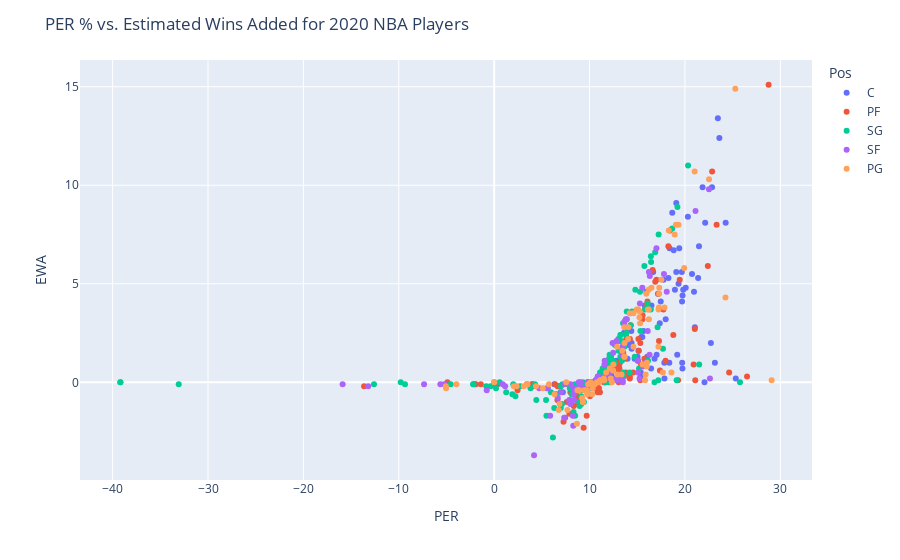

Write notebook code for a chart like this one.
### Code cell
figure = px.scatter(basketballData, x='PER', y = 'EWA', hover_data = ['Player'], color = 'Pos')
figure.update_layout(title_text = 'PER % vs. Estimated Wins Added for 2020 NBA Players')
figure.update_xaxes(tick0=0)
figure.show()

### Figure 1 — Plotly figure (JSON) as saved in the notebook; plotly's stock layout.template omitted (floating-point values rounded to 4 significant figures; data arrays with more than 128 entries replaced by an {"elided": "..."} marker saying what was removed)
{"data": [{"customdata": [["Steven Adams"], ["LaMarcus Aldridge"], ["Jarrett Allen"], ["Deandre Ayton"], ["Mo Bamba"], ["Aron Baynes"], ["Khem Birch"], ["Goga Bitadze"], ["Bismack Biyombo"], ["Marques Bolden"], ["Tony Bradley"], ["Moses Brown"], ["Thomas Bryant"], ["Clint Capela"], ["Wendell Carter Jr."], ["Willie Cauley-Stein"], ["Tyson Chandler"], ["Ed Davis"], ["Dewayne Dedmon"], ["Cheick Diallo"], ["Gorgui Dieng"], ["Andre Drummond"], ["Joel Embiid"], ["Tacko Fall"], ["Derrick Favors"], ["Bruno Fernando"], ["Daniel Gafford"], ["Marc Gasol"], ["Taj Gibson"], ["Rudy Gobert"], ["Montrezl Harrell"], ["Isaiah Hartenstein"], ["Jaxson Hayes"], ["Dewan Hernandez"], ["Willy Hernangómez"], ["Richaun Holmes"], ["Al Horford"], ["Dwight Howard"], ["Serge Ibaka"], ["Jaren Jackson Jr."], ["Nikola Jokić"], ["Damian Jones"], ["DeAndre Jordan"], ["Mfiondu Kabengele"], ["Frank Kaminsky"], ["Enes Kanter"], ["Maxi Kleber"], ["Luke Kornet"], ["Skal Labissière"], ["Alex Len"], ["Meyers Leonard"], ["Kevon Looney"], ["Brook Lopez"], ["Robin Lopez"], ["Ian Mahinmi"], ["Thon Maker"], ["Boban Marjanović"], ["JaVale McGee"], ["Nicolò Melli"], ["Mike Muscala"], ["Larry Nance Jr."], ["Nerlens Noel"], ["Kyle O'Quinn"], ["Jahlil Okafor"], ["Kelly Olynyk"], ["Anžejs Pasečņiks"], ["Justin Patton"], ["Norvel Pelle"], ["Mason Plumlee"], ["Jakob Poeltl"], ["Vincent Poirier"], ["Bobby Portis"], ["Dwight Powell"], ["Naz Reid"], ["Mitchell Robinson"], ["Domantas Sabonis"], ["Daniel Theis"], ["Tristan Thompson"], ["Karl-Anthony Towns"], ["Myles Turner"], ["Jonas Valančiūnas"], ["Nikola Vučević"], ["Moritz Wagner"], ["Hassan Whiteside"], ["Johnathan Williams"], ["Robert Williams"], ["Cody Zeller"], ["Ante Žižić"], ["Ivica Zubac"]], "hovertemplate": "Pos=C<br>PER=%{x}<br>EWA=%{y}<br>Player=%{customdata[0]}<extra></extra>", "legendgroup": "C", "marker": {"color": "#636efa", "symbol": "circle"}, "mode": "markers", "name": "C", "showlegend": true, "type": "scatter", "x": [19.4, 18.39, 18.82, 21.38, 17.98, 15.53, 8.68, 11.31, 13.48, 22.05, 21.04, 4.04, 19.7, 21.47, 13.23, 23.14, 10.74, 7.2, 12.54, 16.05, 16.45, 19.71, 19.09, 25.33, 20.74, 12.19, 15.03, 12.82, 15.65, 18.67, 20.31, 17.84, 15.43, -2, 16.81, 18.95, 16.67, 17.46, 18.27, 15.79, 23.45, 14.41, 19.67, 17.85, 13.98, 20.95, 13.61, 12.86, 14.72, 19.74, 12.17, 9.63, 13.93, 12.12, 12.38, 10.87, 22.72, 20.08, 12.79, 12.26, 17.75, 19.82, 18.36, 17.03, 14.08, 9.9, 6.3, 10.9, 17.36, 19.75, 11.86, 14.38, 14.41, 15.08, 22.12, 19.09, 17.18, 15.96, 24.27, 13.64, 22.84, 21.85, 15.13, 23.61, 15.36, 19.19, 16.49, 15.37, 19.33], "xaxis": "x", "y": [6.8, 6.8, 6.7, 5.3, 3.2, 2.3, -0.7, 0.1, 1.5, 0, 2.8, -0.1, 4.1, 6.9, 1.6, 1, 0, -0.5, 0.2, 1.3, 0.7, 1, 5.6, 0.2, 5.5, 0.6, 1.3, 1.1, 2.6, 8.6, 8.4, 1, 2.3, -0.1, 1.2, 4.7, 5.6, 4.1, 5.3, 3.9, 13.4, 1.7, 5.6, 0.2, 1.2, 4.6, 2.5, 0.6, 1.2, 0.7, 0.8, -0.1, 2.7, 0.7, 0.7, 0.1, 2, 4.8, 1, 0.4, 5.2, 4.7, 1, 1.4, 1.9, -0.1, -0.1, 0, 3, 4.4, 0.1, 2.6, 2, 1.1, 8.1, 9.1, 4.5, 4.6, 8.1, 2.5, 9.9, 9.9, 1.6, 12.4, 0.3, 1.4, 3.9, 0.5, 5], "yaxis": "y"}, {"customdata": [["Bam Adebayo"], ["Al-Farouq Aminu"], ["Kyle Anderson"], ["Ryan Anderson"], ["Giannis Antetokounmpo"], ["Kostas Antetokounmpo"], ["Carmelo Anthony"], ["Marvin Bagley III"], ["Harrison Barnes"], ["Darius Bazley"], ["Jordan Bell"], ["Dāvis Bertāns"], ["Nemanja Bjelica"], ["Jonah Bolden"], ["Chris Boucher"], ["Jarrell Brantley"], ["Marquese Chriss"], ["Gary Clark"], ["Brandon Clarke"], ["Nicolas Claxton"], ["John Collins"], ["Zach Collins"], ["Tyler Cook"], ["Robert Covington"], ["Anthony Davis"], ["Henry Ellenson"], ["Drew Eubanks"], ["Cristiano Felício"], ["Dorian Finney-Smith"], ["Wenyen Gabriel"], ["Danilo Gallinari"], ["Rudy Gay"], ["Harry Giles"], ["Aaron Gordon"], ["Jerami Grant"], ["Draymond Green"], ["JaMychal Green"], ["Jeff Green"], ["Blake Griffin"], ["Rui Hachimura"], ["Donta Hall"], ["Tobias Harris"], ["Udonis Haslem"], ["John Henson"], ["Juan Hernangómez"], ["Kevin Hervey"], ["Mario Hezonja"], ["Ersan İlyasova"], ["Brandon Ingram"], ["Justin Jackson"], ["Amile Jefferson"], ["Cameron Johnson"], ["James Johnson"], ["Stanley Johnson"], ["Rodions Kurucs"], ["Kyle Kuzma"], ["Jake Layman"], ["T.J. Leaf"], ["Nassir Little"], ["Kevin Love"], ["Trey Lyles"], ["Lauri Markkanen"], ["Jalen McDaniels"], ["Doug McDermott"], ["Chimezie Metu"], ["Eric Mika"], ["Paul Millsap"], ["Juwan Morgan"], ["Marcus Morris"], ["Markieff Morris"], ["Johnathan Motley"], ["Georges Niang"], ["Royce O'Neale"], ["Semi Ojeleye"], ["Tariq Owens"], ["Jabari Parker"], ["Eric Paschall"], ["Patrick Patterson"], ["Michael Porter Jr."], ["Kristaps Porziņģis"], ["Julius Randle"], ["Luka Šamanić"], ["Dario Šarić"], ["Mike Scott"], ["Thabo Sefolosha"], ["Pascal Siakam"], ["Chris Silva"], ["Alen Smailagić"], ["Omari Spellman"], ["Caleb Swanigan"], ["Jayson Tatum"], ["Anthony Tolliver"], ["P.J. Tucker"], ["Jarred Vanderbilt"], ["Noah Vonleh"], ["Dean Wade"], ["P.J. Washington"], ["Grant Williams"], ["Kenrich Williams"], ["Marvin Williams"], ["Zion Williamson"], ["D.J. Wilson"], ["Christian Wood"], ["Thaddeus Young"]], "hovertemplate": "Pos=PF<br>PER=%{x}<br>EWA=%{y}<br>Player=%{customdata[0]}<extra></extra>", "legendgroup": "PF", "marker": {"color": "#EF553B", "symbol": "circle"}, "mode": "markers", "name": "PF", "showlegend": true, "type": "scatter", "x": [18.42, 6.63, 13.69, 13.05, 28.77, 9.88, 10.85, 14.57, 11.09, 7.89, 10.7, 15.54, 16.07, 6.39, 17.28, 3.42, 17.74, 9.43, 22.4, 14.21, 23.32, 6.8, 19.28, 15.39, 22.85, 0.37, 14.22, 11.66, 12.03, 8.99, 15.56, 13.36, 15.75, 13.86, 12.59, 12.66, 11.54, 20.91, 7.61, 13.18, 4.08, 16.61, -1.4, 17.38, 13.8, -13.64, 8.34, 15.16, 16.89, 10.05, 6.86, 13.08, 17.97, 2.45, 8.69, 10.82, 10.26, 14.16, 8.61, 15.9, 13.44, 12.82, 9.9, 15.12, 24.63, 10.46, 15.32, 10, 8.31, 9.93, 26.51, 13.05, 9.7, 7.44, 3.93, 0.06, 12.77, 11.86, 18.78, 17.21, 14.32, -1.94, 13.53, 10.99, 10.79, 17.02, 13.59, 11.56, 13.13, 7.99, 18.26, 6.65, 9.38, -4.9, 21.08, 15.32, 11.94, 7.27, 8.76, 10.78, 21.03, 9.88, 19.45, 14.23], "xaxis": "x", "y": [7.7, -0.9, 1.2, 0, 15.1, 0, -0.5, 0.5, -0.5, -1.6, 0, 3.2, 4.1, -0.1, 2.1, -0.1, 3.7, -0.2, 5.9, 0.3, 8, -0.2, 0.1, 0.9, 10.7, -0.1, 0.2, 0, 0.5, -0.2, 3.4, 1.2, 1.2, 2.2, 0.9, 0.7, 0, 0.9, -1, 1, -0.2, 5.7, -0.1, 0.6, 0.5, -0.2, -1.2, 1.6, 5.1, -0.7, -0.2, 0.8, 1.1, -0.4, -0.7, -0.4, -0.3, 0.3, -0.8, 3.9, 1.2, 1, -0.2, 2.2, 0.5, 0, 2, -0.1, -0.5, -0.1, 0.3, 0.6, -1.7, -1.8, -0.1, -0.1, 1, 0.1, 2.4, 4.5, 2.9, -0.1, 1.5, -0.3, -0.2, 5.2, 0.3, 0, 0.7, -0.5, 6.9, -0.2, -2.3, 0, 0.1, 0.1, 0.4, -2, -1.1, -0.1, 2.7, -0.2, 5.2, 2.2], "yaxis": "y"}, {"customdata": {"elided": "138x1 str values"}, "hovertemplate": "Pos=SG<br>PER=%{x}<br>EWA=%{y}<br>Player=%{customdata[0]}<extra></extra>", "legendgroup": "SG", "marker": {"color": "#00cc96", "symbol": "circle"}, "mode": "markers", "name": "SG", "showlegend": true, "type": "scatter", "x": {"elided": "138 float values"}, "xaxis": "x", "y": {"elided": "138 float values"}, "yaxis": "y"}, {"customdata": [["Justin Anderson"], ["Thanasis Antetokounmpo"], ["OG Anunoby"], ["Trevor Ariza"], ["Will Barton"], ["Keita Bates-Diop"], ["Nicolas Batum"], ["Dragan Bender"], ["Bojan Bogdanović"], ["Isaac Bonga"], ["Ignas Brazdeikis"], ["Mikal Bridges"], ["Miles Bridges"], ["Oshae Brissett"], ["Jaylen Brown"], ["Sterling Brown"], ["Jimmy Butler"], ["Bruno Caboclo"], ["Vlatko Čančar"], ["DeMarre Carroll"], ["Vince Carter"], ["Wilson Chandler"], ["Zylan Cheatham"], ["Torrey Craig"], ["Jae Crowder"], ["DeMar DeRozan"], ["Hamidou Diallo"], ["Sekou Doumbouya"], ["Jared Dudley"], ["James Ennis"], ["Terrance Ferguson"], ["Paul George"], ["Javonte Green"], ["Maurice Harkless"], ["Joe Harris"], ["Shaquille Harrison"], ["Josh Hart"], ["Gordon Hayward"], ["Solomon Hill"], ["Jaylen Hoard"], ["Rondae Hollis-Jefferson"], ["Rodney Hood"], ["Danuel House"], ["De'Andre Hunter"], ["Chandler Hutchison"], ["Joe Ingles"], ["Jonathan Isaac"], ["Wesley Iwundu"], ["Alize Johnson"], ["B.J. Johnson"], ["Keldon Johnson"], ["Derrick Jones Jr."], ["Stanton Kidd"], ["Michael Kidd-Gilchrist"], ["Louis King"], ["Kevin Knox"], ["Kyle Korver"], ["Vic Law"], ["Kawhi Leonard"], ["Caleb Martin"], ["Cody Martin"], ["Kelan Martin"], ["Patrick McCaw"], ["Alfonzo McKinnie"], ["Khris Middleton"], ["Malcolm Miller"], ["Džanan Musa"], ["Sviatoslav Mykhailiuk"], ["Abdel Nader"], ["David Nwaba"], ["KZ Okpala"], ["Cedi Osman"], ["Kelly Oubre Jr."], ["Chandler Parsons"], ["Kevin Porter Jr."], ["Otto Porter"], ["Cam Reddish"], ["Duncan Robinson"], ["Glenn Robinson III"], ["Isaiah Roby"], ["JaKarr Sampson"], ["Admiral Schofield"], ["Tony Snell"], ["Juan Toscano-Anderson"], ["Jarrod Uthoff"], ["Denzel Valentine"], ["Taurean Prince"], ["T.J. Warren"], ["Paul Watson"], ["Justise Winslow"]], "hovertemplate": "Pos=SF<br>PER=%{x}<br>EWA=%{y}<br>Player=%{customdata[0]}<extra></extra>", "legendgroup": "SF", "marker": {"color": "#ab63fa", "symbol": "circle"}, "mode": "markers", "name": "SF", "showlegend": true, "type": "scatter", "x": [-5.64, 13.46, 13.91, 11.67, 15.53, 9.79, 9.39, 12.81, 12.41, 10.02, 1.15, 12.83, 11.58, 5.51, 15.28, 9.96, 16.32, 22.62, 8.87, 9.89, 8.37, 7.95, 0.9, 10.66, 15.85, 17.01, 7.88, 5.87, 8.38, 8.32, 4.18, 18.09, 11.26, 8.99, 13.68, 16.29, 12.48, 17.8, 4.72, 12.83, 13.42, 12.13, 11.56, 8.29, 10.49, 12.59, 16.1, 7.9, 9.04, 2.17, 15.25, 13.43, -13.21, -0.78, 8.03, 7.34, 12.27, -15.89, 22.52, 10.9, 9.73, 8.77, 7.99, 8.34, 21.11, 5.63, 6.67, 10.9, 9.67, 13.07, 13.49, 10.85, 13.61, 7.41, 9.77, 15.59, 8.24, 13.8, 15.08, -7.35, 11.83, 7.02, 10.2, 10.8, -5.24, 15.05, 9.87, 16.22, 9.83, 8.37], "xaxis": "x", "y": [-0.1, 0.1, 3.2, 0.4, 4.8, 0, -0.3, 0.2, 2, -0.2, -0.2, 2.1, 1.1, -0.3, 4, -0.2, 5.4, 0.2, 0, 0, -0.9, -0.9, -0.1, 0.1, 1, 6.8, -0.9, -1.7, -0.3, -0.3, -3.7, 4.6, 0.2, -0.2, 3.1, 1.4, 1.5, 5.5, -0.3, 0.1, 1.4, 0.5, 0.9, -2.2, 0, 2, 2.6, -1, 0, -0.2, 0.2, 1.8, -0.2, -0.4, -0.1, -1.8, 0.7, -0.1, 9.8, 0.1, -0.3, -0.4, -1.1, -0.6, 8.7, -0.3, -0.8, 0.3, -0.3, 0.3, 0, 0.3, 3, -0.1, -0.4, 0.8, -1.7, 3.2, 0.5, -0.1, 0.2, -0.5, -0.2, 0, -0.1, 1.1, -0.6, 5.6, 0, -0.4], "yaxis": "y"}, {"customdata": [["Ryan Arcidiacono"], ["D.J. Augustin"], ["Lonzo Ball"], ["J.J. Barea"], ["Patrick Beverley"], ["Eric Bledsoe"], ["Jordan Bone"], ["Ky Bowman"], ["Malcolm Brogdon"], ["Jalen Brunson"], ["Trey Burke"], ["Jevon Carter"], ["Alex Caruso"], ["Joe Chealey"], ["Chris Chiozza"], ["Mike Conley"], ["Quinn Cook"], ["Stephen Curry"], ["Matthew Dellavedova"], ["Luka Dončić"], ["PJ Dozier"], ["Goran Dragić"], ["Kris Dunn"], ["Yogi Ferrell"], ["De'Aaron Fox"], ["Tim Frazier"], ["Markelle Fultz"], ["Darius Garland"], ["Brandon Goodwin"], ["Devonte' Graham"], ["Josh Gray"], ["Jared Harper"], ["George Hill"], ["Aaron Holiday"], ["Kyrie Irving"], ["Frank Jackson"], ["Reggie Jackson"], ["LeBron James"], ["Ty Jerome"], ["Tyus Jones"], ["Cory Joseph"], ["Brandon Knight"], ["Jalen Lecque"], ["Damian Lillard"], ["Kyle Lowry"], ["Josh Magette"], ["Jeremiah Martin"], ["Frank Mason III"], ["T.J. McConnell"], ["Jordan McLaughlin"], ["De'Anthony Melton"], ["Patty Mills"], ["Ja Morant"], ["Monte Morris"], ["Emmanuel Mudiay"], ["Dejounte Murray"], ["Jamal Murray"], ["Shabazz Napier"], ["Raul Neto"], ["Frank Ntilikina"], ["Elie Okobo"], ["Jeremy Pargo"], ["Chris Paul"], ["Elfrid Payton"], ["Gary Payton II"], ["Shamorie Ponds"], ["Chasson Randle"], ["Justin Robinson"], ["Rajon Rondo"], ["Derrick Rose"], ["Terry Rozier"], ["Ricky Rubio"], ["D'Angelo Russell"], ["Tomáš Satoranský"], ["Dennis Schröder"], ["Ben Simmons"], ["Dennis Smith Jr."], ["Ish Smith"], ["Edmond Sumner"], ["Jeff Teague"], ["Isaiah Thomas"], ["Allonzo Trier"], ["Evan Turner"], ["Fred VanVleet"], ["Gabe Vincent"], ["Kemba Walker"], ["Derrick Walton"], ["Brad Wanamaker"], ["Tremont Waters"], ["Russell Westbrook"], ["Nigel Williams-Goss"], ["Justin Wright-Foreman"], ["Trae Young"]], "hovertemplate": "Pos=PG<br>PER=%{x}<br>EWA=%{y}<br>Player=%{customdata[0]}<extra></extra>", "legendgroup": "PG", "marker": {"color": "#FFA15A", "symbol": "circle"}, "mode": "markers", "name": "PG", "showlegend": true, "type": "scatter", "x": [9.22, 11.11, 15.95, 15.56, 13.43, 17.31, 2.35, 9.75, 16.12, 14.6, 15.99, 11.16, 10.33, -5.04, 18.59, 12.12, 12.22, 17.68, 7.68, 22.53, 9.85, 13.67, 12.5, 9.45, 16.21, 8.92, 14.08, 8.68, 11.55, 14.21, -5.07, -3.96, 17.85, 11.74, 24.25, 6.77, 15.88, 25.28, 8.73, 17.27, 10.27, 10.77, 3.45, 21.02, 14.95, 5.74, 7.56, 4.39, 17.23, 17.22, 13.68, 14.05, 16.49, 15.3, 12.47, 17.29, 16.2, 13.35, 11.43, 9.3, 9.73, 15.82, 19.06, 16.22, 12.91, 29.09, 2.06, 10.09, 13.65, 19.92, 13.64, 15.09, 16.02, 12.89, 14.61, 19.32, 6.86, 15.23, 10.39, 10.56, 11.49, 11.02, 6.33, 15.26, 3.11, 17.53, 12.34, 9.3, 5.09, 18.92, 3.49, 0, 18.31], "xaxis": "x", "y": [-0.8, 0.1, 4.5, 0.9, 1.6, 4.8, -0.2, -0.6, 3.7, 1.8, 0.8, 0.1, -0.3, -0.3, 0.5, 0.7, 0.2, 0.5, -1.4, 10.3, -0.1, 2, 0.9, -0.4, 3.7, -0.4, 2.8, -2.1, 0.1, 3.5, -0.2, -0.1, 3.8, 0.5, 4.3, -1.4, 0.4, 14.9, -0.4, 3.8, -0.6, 0, -0.1, 10.7, 3.7, -0.1, 0, -0.2, 3.7, 1.8, 1.3, 2.2, 4.8, 3, 0.6, 4.5, 4.7, 0.4, 0.1, -1, -0.4, 0.1, 8, 3.2, 0.4, 0.1, -0.2, 0, 1.3, 5.8, 2.8, 3.7, 1, 1.8, 3.5, 8, -1.1, 3.3, -0.1, -0.1, 0.2, 0, -0.6, 3.6, -0.2, 5.2, 0, -1, -0.3, 7.5, -0.1, 0, 7.7], "yaxis": "y"}], "layout": {"legend": {"title": {"text": "Pos"}, "tracegroupgap": 0}, "margin": {"t": 60}, "title": {"text": "PER % vs. Estimated Wins Added for 2020 NBA Players"}, "xaxis": {"anchor": "y", "domain": [0, 1], "tick0": 0, "title": {"text": "PER"}}, "yaxis": {"anchor": "x", "domain": [0, 1], "title": {"text": "EWA"}}}}
